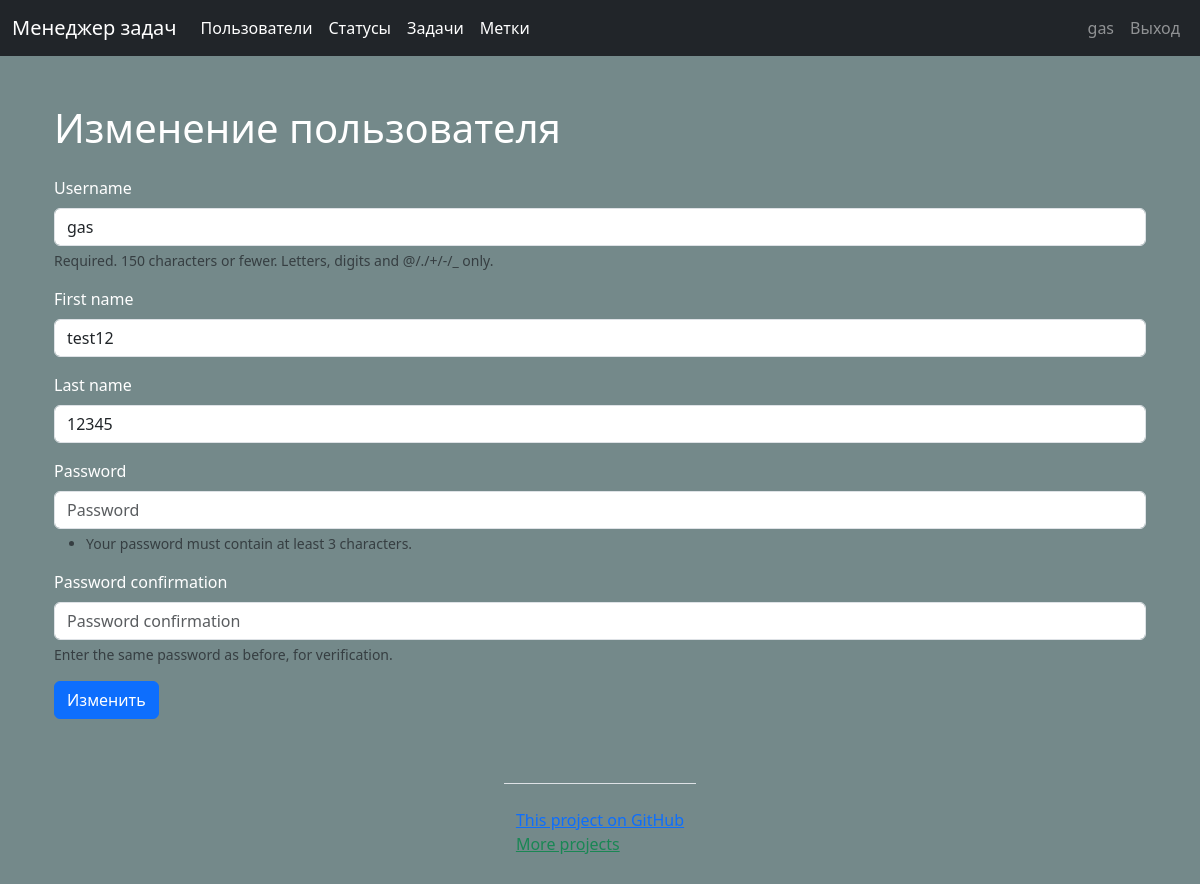
The app's page /users/2/update/ (signed in) with its own data.
### users/models.py (models this page shows, shortened)
class Users(AbstractUser):
    class Meta:
        ordering = ['-date_joined']

### users/views.py (the view)
# urls.py: path('<int:pk>/update/', UpdateUserView.as_view(), name='update_user'),
class UpdateUserView(LoginAuthMixin, UserMixin, UpdateView):
    model = get_user_model()
    form_class = RegisterUserForm
    template_name_suffix = '_update_form'
    success_url = reverse_lazy('users')
    success_message = _('User successfully changed')
    extra_context = {'title': _('Update user'),
                     'btn_name': _('Update'), }

### users/forms.py
class RegisterUserForm(UserCreationForm):
    class Meta:
        model = get_user_model()
        fields = ['username', 'first_name', 'last_name']  # fields = '__all__'
        ordering = ['-date_joined']

### task_manager/mixins.py (called while the page is built)
    def dispatch(self, request, *args, **kwargs):
        if not request.user.is_authenticated:
            messages.error(self.request, _('You are not authorized! Please sign in.'))
            return redirect('user_login')
        return super().dispatch(request, *args, **kwargs)

### users/mixins.py (called while the page is built)
    def test_func(self):
        return self.get_object() == self.request.user

### task_manager/templates/users/users_update_form.html (shortened to what this page needs)
{% extends 'base.html' %}
{% load bootstrap4 %}
{% load i18n %}
{% block content %}
<div class="container wrapper flex-grow-1">
    <h1 class="my-4">{{ title }}</h1>
    <form action="" method="post">
        {% bootstrap_form form %}
        <div class="form-group">
            <input class="btn btn-primary" type="submit" value="{{ btn_name }}">
        </div>
    </form>
</div>
{% endblock %}

### task_manager/templates/base.html (shortened to what this page needs)
<!doctype html>
{% load i18n %}
{% load static %}
{% load bootstrap4 %}
{% bootstrap_css %}
<html lang="en">
<head>
    <link href="https://cdn.jsdelivr.net/npm/bootstrap@5.3.0-alpha1/dist/css/bootstrap.min.css"
          rel="stylesheet"
>
</head>
<body class="d-flex flex-column min-vh-100 ">
<nav class="navbar navbar-expand-md navbar-dark bg-dark fixed-top">
    <div class="container-fluid">
        <a class="navbar-brand" href="{% url 'home' %}">{% translate 'Task manager' %}</a>
        <div class="collapse navbar-collapse" id="navbarsExampleDefault">
            <ul class="navbar-nav mr-auto">
                <li class="nav-item active">
                    <a class="nav-link" href="{% url 'users' %}">{% translate 'Users' %}
                        <span class="sr-only">(current)</span></a></li>
                {% if request.user.is_authenticated %}
                <li class="nav-item active">
                    <a class="nav-link" href="{% url 'statuses' %}">{% translate 'Statuses' %}
                        <span class="sr-only">(current)</span></a></li>
                <li class="nav-item active">
                    <a class="nav-link" href="{% url 'tasks' %}">{% translate 'Tasks' %}
                        <span class="sr-only">(current)</span></a></li>
                <li class="nav-item active">
                    <a class="nav-link" href="{% url 'labels' %}">{% translate 'Labels' %}
                        <span class="sr-only">(current)</span></a></li>
                {% endif %}
            </ul>
            <ul class="navbar-nav">
                {% if request.user.is_authenticated %}
                <li class="nav-item nav-link "> {{user.username}}</li>
                <li class="nav-item"><a class="nav-link" href="{% url 'user_logout' %}">
                    {% translate "Logout" %}</a></li>
                {% else %}
                <li class="nav-item"><a class="nav-link" href="{% url 'user_login' %}">
                    {% translate "Login" %}</a></li>
                <li class="nav-item"><a class="nav-link" href="{% url 'register' %}">
                    {% trans 'Registration' %}</a></li>
                {% endif %}
            </ul>
        </div>
    </div>
</nav>
<main role="main" class="container">
    {% block content %}
    {% endblock %}
</main>
<footer class=" mx-auto">
    <div class="container my-5 pt-4 border-top">
        <a class=".text-primary"
           target="_blank" href="https://github.com/Gas159/python-project-52">
            {% trans 'This project on GitHub' %}
        </a>
        <br>
        <a class="link-success .justify-content-center"
           target="_blank" href="https://github.com/Gas159">
            {% trans 'More projects' %}
        </a>
    </div>
</footer>
</body>
</html>

### task_manager/templates/base.html (style rules this page uses)
body { padding-top: 5rem; background-color: #74898a; color: white; }

### records on screen
Users: username "gas", first_name "test12", last_name "12345"

### other values on screen
{{ title }} "Изменение пользователя"
